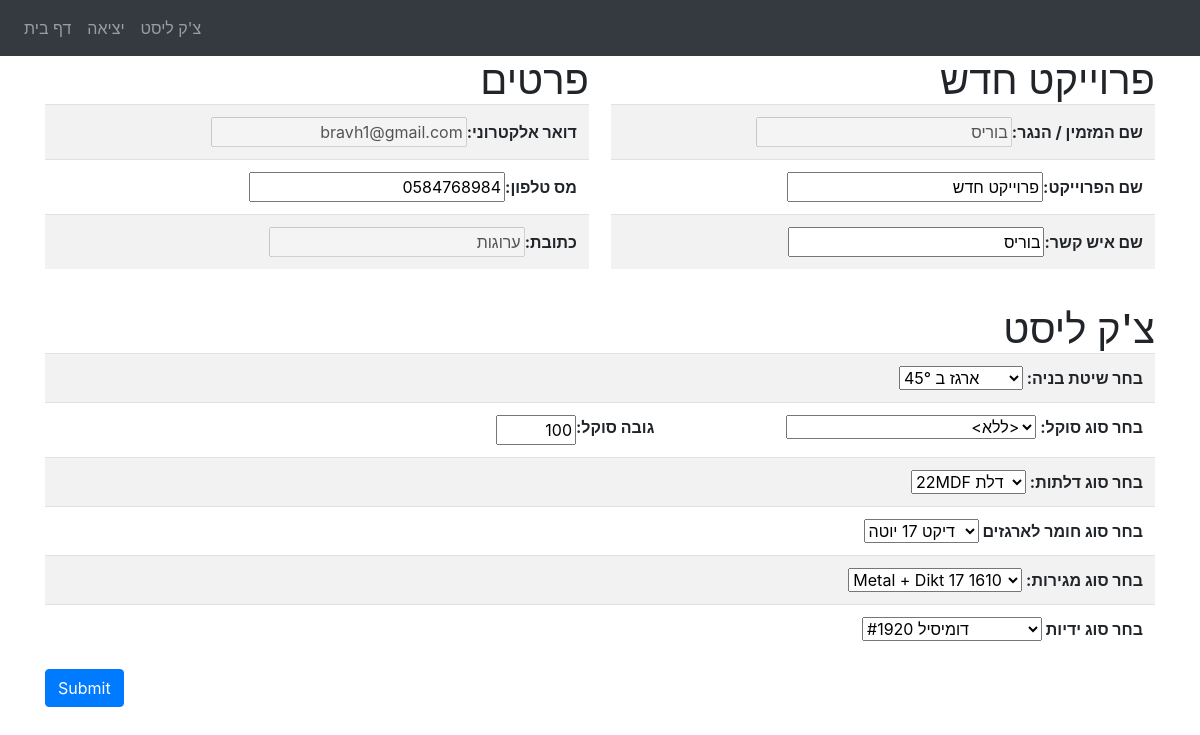
The app's page /CheckList (signed in) with its own data.
### website/models.py (models this page shows)
class User(db.Model , UserMixin):
    id = db.Column(db.Integer, primary_key=True)
    email = db.Column(db.String(150), unique=True)
    password = db.Column(db.String(150))
    first_name = db.Column(db.String(150))
    last_name = db.Column(db.String(150))
    address = db.Column(db.String(150))
    phone = db.Column(db.String(150))
    admin = db.Column(db.Boolean, default=False)

### website/checklist.py (the view, shortened to what this page needs)
@checklist.route('/CheckList' ,methods=['GET', 'POST'])
@login_required
def CheckList():
    conm = ConMeths.query.order_by(ConMeths.name).all()
    sokel = Sokels.query.order_by(Sokels.name).all()
    doors = Doors.query.order_by(Doors.name).all()
    cabmats = CabMats.query.order_by(CabMats.name).all()
    rolls = RoolOuts.query.order_by(RoolOuts.name).all()
    pulls = Pulls.query.order_by(Pulls.name).all()
    return render_template('CheckList.html', user=current_user, conm= conm ,sokel = sokel, doors = doors, cabmats = cabmats, rolls = rolls, pulls= pulls)

### website/__init__.py (called while the page is built)
def create_app():
    app = Flask(__name__)
    app.config['SECRET_KEY'] = 'sOdkamUsLaparaVelaSus'
    app.config['SQLALCHEMY_DATABASE_URI'] = f'sqlite:///{DB_NAME}'
    db.init_app(app)
    from .views import views
    from .auth import auth
    from .checklist import checklist
    app.register_blueprint(views, url_prefix='/')
    app.register_blueprint(auth, url_prefix='/')
    app.register_blueprint(checklist, url_prefix='/')
    from .models import Cabinets, User, ConMeths, Sokels, Doors, CabMats, Pulls, RoolOuts
    create_database(app)
    login_manager = LoginManager()
    login_manager.login_view = 'auth.login'
    login_manager.init_app(app)
    @login_manager.user_loader
    def load_user(id):
        return User.query.get(int(id))
    return app

### website/templates/CheckList.html (shortened to what this page needs)
{% extends "base.html" %}
{% block content %}
<body>
<form method="POST">
    <div id="rightside">
             <h1  >פרוייקט חדש</h1>
            <table  class="table table-striped">
                    <tr>
                    <th><input disabled="true" value="{{current_user.first_name}}" />:שם המזמין / הנגר </th>
                    </tr>
                    <tr>
                    <th><input name="projname" value="פרוייקט חדש"/>:שם הפרוייקט</th>
                    </tr>
                    <tr>
                    <th><input name="contactname" value="{{current_user.first_name}}" />:שם איש קשר</th>
                    </tr>
            </table>
    </div>
    <div id="leftside">
            <h1  > פרטים</h1>
            <table  class="table table-striped" >
                    <tr>
                    <th><input disabled="true" value="{{current_user.email}}"/>:דואר אלקטרוני</th>
                    </tr>
                    <tr>
                    <th><input name="phonen" value="{{current_user.phone}}"/>:מס טלפון</th>
                    </tr>
                    <tr>
                    <th><input disabled="true" value="{{current_user.address}}"/>:כתובת</th>
                    </tr>
             </table>
     </div>
        <div id="mainTable">
            <h1 > צ'ק ליסט</h1>
            <table  class="table table-striped" >
                <tr>
            <th>
                <select name="conmval">
                {% for c in conm %}
                <option  value="{{c.cvname}}">{{ c.name }}</option>
                {% endfor %}
            </select>
            :בחר שיטת בניה
        </th>
                </tr>
                <tr>
            <th>
                <div style="width:45%; float:right;">
                    <select name="sokelval" style="width:250px; float:center; text-align:right;" >
                    {% for s in sokel %}
                    <option  value="{{s.cvname}}">{{ s.name }}</option>
                    {% endfor %}
                    </select>
                    :בחר סוג סוקל
                </div>
                <div style="width:35%; float:right;">
                    <span style= "float:right">:גובה סוקל</span>
                    <input name="sokelgovaval" value="100" id="govasokel" style="width:80px ;float:right;"/>
                </div>
            </th>
                </tr>
                <tr>
            <th>
                <select name="doorval">
                {% for d in doors %}
                <option  value="{{d.cvname}}">{{ d.name }}</option>
                {% endfor %}
            </select>
                :בחר סוג דלתות</th>
                </tr>
                <tr>
            <th>
                <select name="cabmatval">
                {% for cm in cabmats %}
                <option  value="{{cm.cvname}}">{{ cm.name }}</option>
                {% endfor %}
            </select>
                בחר סוג חומר לארגזים</th>
                </tr>
                <tr>
            <th>
                <select  name="rollsval">
                    {% for ro in rolls %}
                    <option  value="{{ro.cvname}}">{{ ro.name }}</option>
                    {% endfor %}
                </select>
                :בחר סוג מגירות</th>
                </tr>
                <tr>
                <th>
                    <select name="pullsval">
                        {% for pu in pulls %}
                        <option value="{{pu.cvname}}">{{ pu.name }}</option>
                        {% endfor %}
                    </select>
                    בחר סוג ידיות</th>
                </tr>
            </table>
   <input class="btn btn-primary" type="submit"/>
</form>
</body>
{% endblock %}

### website/static/checklist.css (style rules this page uses)
#rightside { width: 49%; float: right; }
#leftside { width: 49%; float: left; }
table, th, tr, input { text-align: right; }
h1 { margin: auto; text-align:right; }
#mainTable { align-items: center; float:right; width: 100%; margin-top: 20px; margin-left: auto; margin-right: auto; }

### records on screen
User: first_name "בוריס", contactname "בוריס", email "bravh1@gmail.com", phonen "0584768984", address "ערוגות"

### other values on screen
form field conmval "ארגז ב 45°"
form field sokelval "<ללא>"
form field doorval "22MDF דלת"
form field cabmatval "דיקט 17 יוטה"
form field rollsval "Metal + Dikt 17 1610"
form field pullsval "דומיסיל #1920"
